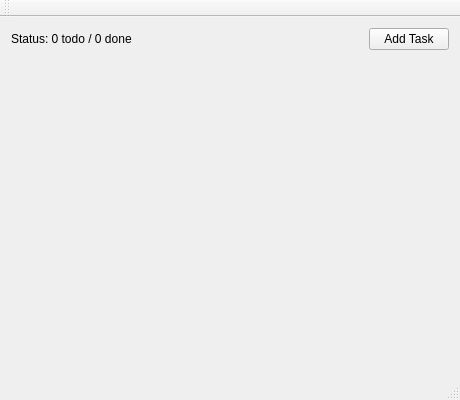
<?xml version="1.0" encoding="UTF-8"?>
<ui version="4.0">
 <class>MainWindow</class>
 <widget class="QMainWindow" name="MainWindow">
  <property name="geometry">
   <rect>
    <x>0</x>
    <y>0</y>
    <width>460</width>
    <height>400</height>
   </rect>
  </property>
  <property name="windowTitle">
   <string>MainWindow</string>
  </property>
  <widget class="QWidget" name="centralWidget">
   <layout class="QVBoxLayout" name="verticalLayout">
    <item>
     <layout class="QHBoxLayout" name="toolbarLayout">
      <item>
       <widget class="QLabel" name="statusLabel">
        <property name="text">
         <string>Status: 0 todo / 0 done</string>
        </property>
       </widget>
      </item>
      <item>
       <spacer name="horizontalSpacer">
        <property name="orientation">
         <enum>Qt::Horizontal</enum>
        </property>
        <property name="sizeHint" stdset="0">
         <size>
          <width>88</width>
          <height>20</height>
         </size>
        </property>
       </spacer>
      </item>
      <item>
       <widget class="QPushButton" name="addTaskButton">
        <property name="text">
         <string>Add Task</string>
        </property>
       </widget>
      </item>
     </layout>
    </item>
    <item>
     <layout class="QVBoxLayout" name="tasksLayout">
      <item>
       <spacer name="verticalSpacer">
        <property name="orientation">
         <enum>Qt::Vertical</enum>
        </property>
        <property name="sizeHint" stdset="0">
         <size>
          <width>20</width>
          <height>40</height>
         </size>
        </property>
       </spacer>
      </item>
     </layout>
    </item>
   </layout>
  </widget>
  <widget class="QMenuBar" name="menuBar">
   <property name="geometry">
    <rect>
     <x>0</x>
     <y>0</y>
     <width>460</width>
     <height>25</height>
    </rect>
   </property>
  </widget>
  <widget class="QToolBar" name="mainToolBar">
   <attribute name="toolBarArea">
    <enum>TopToolBarArea</enum>
   </attribute>
   <attribute name="toolBarBreak">
    <bool>false</bool>
   </attribute>
  </widget>
  <widget class="QStatusBar" name="statusBar"/>
 </widget>
 <layoutdefault spacing="6" margin="11"/>
 <resources/>
 <connections/>
</ui>
